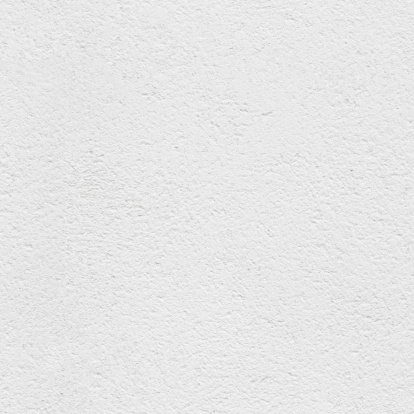
#> input picture Q3_no_crack.jpg, 414 x 414 px, found by its file name
$ jupyter execute --allow-errors 'Q3 - Crack Segmentation.ipynb'   (shell and % lines are left out)   (older library calls are emulated)
#> lines starting #> are read from the running program, lines starting #| are printed output that depends on the picture; after the words box and inside, x2 and y2 are one past the last pixel; in counts of white or black regions, pixels touching at a corner belong together
# Computer Vision Assignment 1 Q3 : Crack Detection

[cell 1]
import cv2
import numpy as np
from matplotlib import pyplot as plt
from matplotlib import style

[cell 2]
# function to filter small blob noises and detect crack

def segmentCrack (img,minSize,imgTitle,detectCrack=True):
    nlabels, labels, stats, centroids = cv2.connectedComponentsWithStats(img, None, None, None, 8, cv2.CV_32S)
    sizes = stats[1:, -1] #get CC_STAT_AREA component
    img2 = np.zeros((labels.shape), np.uint8)

    for i in range(0, nlabels - 1):
        if sizes[i] >= minSize :       #filter small dotted regions, only keep components bigger than minSize
            img2[labels == i + 1] = 255

    res = cv2.bitwise_not(img2)


    ret, labels = cv2.connectedComponents(res) # count the number of connected components

    # show message if crack is detected
    # have the choice of whether or not we want to show the message, default is show the message, else set detectCrack=False

    if (detectCrack==True):
        if (len(np.unique(labels))-1)>=1 : # one component is the background
            s = 'Crack detected'
            boxColor = 'red'
        else :
            s = "Good wall condition"
            boxColor = 'green'

        output= plt.imshow(res,cmap='gray'),plt.axis('off'),plt.text(50, 50, s,fontSize=15,color='yellow', bbox=dict(facecolor=boxColor,alpha=0.5)),plt.title(imgTitle)
    else :
        output=plt.imshow(res,cmap='gray'),plt.axis('off'),plt.title(imgTitle)

    return res # return the segmented image

## No Crack

[cell 3]
no_crack = cv2.imread('q3_no_crack.jpg')
#> no_crack is the input picture: shape (414, 414, 3); mean B, G, R 230.4, 230.4, 230.4

# reduce noise with median blur
no_crack_blur = cv2.medianBlur(no_crack,5)
# convert picture to grayscale
no_crack_gray = cv2.cvtColor(no_crack_blur,cv2.COLOR_BGR2GRAY)

plt.subplot(1,2,1)
plt.imshow(no_crack,cmap='gray'), plt.axis('off'),plt.title("No crack Original Image")
plt.subplot(1,2,2)
plt.imshow(no_crack_gray,cmap='gray'), plt.axis('off'),plt.title("No crack (Blurred and Grayscale)")
plt.subplots_adjust(right=2)
#> figure, not shown here; B, G, R data is drawn as R, G, B

We can see from the image that the no_crack image has some uneven illumination problem. It its darker on the left and right side of the image and lighter in the middle.

[cell 4]
# use adaptive threshold to convert the image to binary

no_crack_threshold = cv2.adaptiveThreshold(no_crack_gray,255,cv2.ADAPTIVE_THRESH_GAUSSIAN_C,cv2.THRESH_BINARY_INV,11,2)
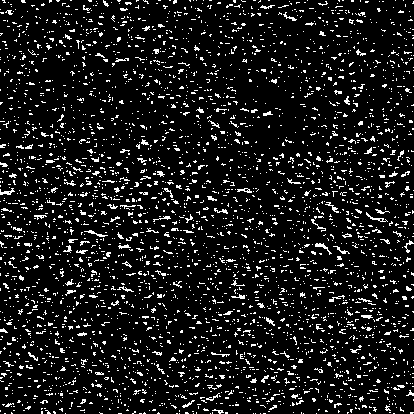
#> no_crack_threshold: shape (414, 414); 9.8% white in thin lines or dots
plt.imshow(no_crack_threshold,cmap='gray'),plt.axis('off'),plt.title("No crack (after adaptive thresholding)")

No lines shown, only small blobs of noise

#> (a cell that did not finish here is left out)

#> in segmentCrack, `nlabels, labels, stats, centroids = cv2.connectedComponentsWithStats(i..`: labels: shape (414, 414) int32; 3528 distinct labels, from 0 to 3527
#> in segmentCrack, `nlabels, labels, stats, centroids = cv2.connectedComponentsWithStats(i..`: nlabels = 3528; centroids = 3528 pairs, first value 0 to 413, second value 0 to 413
#> in segmentCrack, `sizes = stats[1:, -1]`: sizes = 3527 values, max 55 at index 1971, min 1 at index 6, mean 4.77
#> after the loop in segmentCrack, `for i in range(0, nlabels - 1):`: img2: shape (414, 414); every value is 0
#> in segmentCrack, `res = cv2.bitwise_not(img2)`: res: shape (414, 414); every value is 255
#> in segmentCrack, `ret, labels = cv2.connectedComponents(res)`: labels: shape (414, 414) int32; every value is 1
#> in segmentCrack, `ret, labels = cv2.connectedComponents(res)`: ret = 2

## Crack 1

[cell 6]
crack_1 = cv2.imread('q3_crack_1.jpg')

#> (the rest of this cell did not finish here and is left out)

#> (a cell that did not finish here is left out)

From the histogram, we can see that the minimum point of is somewhere around 60 to 130.
Choose 70 for thresholding.

#> (a cell that did not finish here is left out)

#> (a cell that did not finish here is left out)

We choose not to use OTSU as it does not provide the optimal value, the image is still noisy after threholding.

#> (a cell that did not finish here is left out)

The silhouette of the crack is there but it is not clear.

[cell 11]
# apply closing to fill in the lines

se= cv2.getStructuringElement(cv2.MORPH_RECT,(50,50))
#> (the rest of this cell did not finish here and is left out)

Crack is shown after closing but so does the noise.

[cell 12]
# apply opening to get rid of noise

kernel = cv2.getStructuringElement(cv2.MORPH_RECT,(10,10))
#> (the rest of this cell did not finish here and is left out)

#> (a cell that did not finish here is left out)

blobsize set to 0 because there are no more small dotted noise after opening operation

## Crack 2

[cell 14]
crack_2 = cv2.imread('q3_crack_2.jpg')
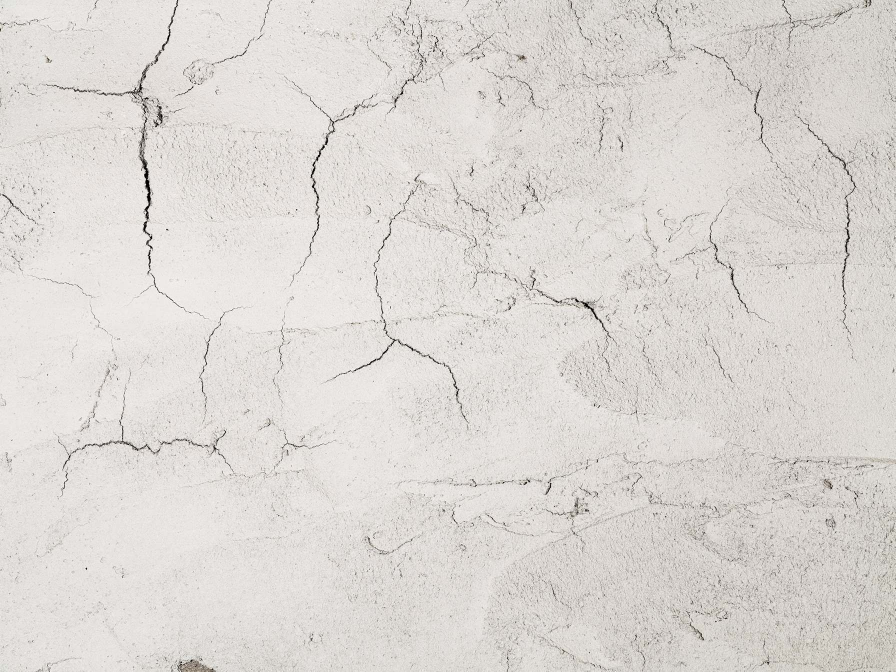
#> input picture Q3_crack_2.jpg, 1791 x 1343 px, found by its file name (shown at 1/2 size)
#> crack_2 is the input picture: shape (1343, 1791, 3); mean B, G, R 212.3, 216.1, 220.3

[cell 15]
# Apply bilateral filter with d = 15, if it's too big it's slow
# sigmaColor = sigmaSpace = 75.
# choose bilateral filter because crack 2 has thinner lines
crack_2_blur = cv2.bilateralFilter(crack_2,15,75,75)

# convert image to grayscale before thresholding the image
crack_2_gray = cv2.cvtColor(crack_2_blur,cv2.COLOR_BGR2GRAY)
plt.imshow(crack_2_gray,cmap='gray'),plt.axis('off'),plt.title("Crack 2 (After blurring and grayscale)")

Bilateral filter is chosen for crack 2 because the cracks are thinner, bilateral filter is better than median filter when perserving edges. If we apply median filter it will blur out the lines as well.

[cell 16]
# plot the histogram for the image
plt.subplot(1,2,1)
plt.imshow(crack_2,cmap='gray'),plt.axis('off'),plt.title("Crack 2 (Original Image)")
plt.subplot(1,2,2)
plt.hist(crack_2_gray.ravel(),256,[0,256],color = 'r')
plt.title('Crack 2 Histogram'), plt.xlim([0,256])
plt.subplots_adjust(right=2)
#> figure, not shown here; B, G, R data is drawn as R, G, B; panel 2: tallest bar 147152 high, from x = 224 to 225

As can seen from the original image and the histogram, the contrast of the image is not balanced. Perform contrast stretching to fix this.

[cell 17]
crack2_gray_equ = cv2.equalizeHist(crack_2_gray)
plt.subplot(1,2,1)
plt.imshow(crack2_gray_equ, cmap='gray'), plt.title('Crack 2 after contrast stretching'), plt.xticks([]), plt.yticks([])
plt.subplot(1,2,2)
plt.hist(crack2_gray_equ.ravel(),256,[0,256],color = 'r')
plt.title('Crack 2 histogram after histogram equalization'), plt.xlim([0,256])
plt.subplots_adjust(right=2)
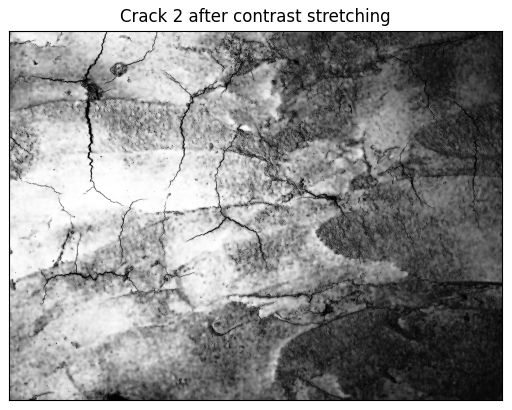
#> figure drawn by matplotlib, 2 panels; panel 2: tallest bar 147152 high, from x = 175 to 176

[cell 18]
# threshold the image
ret,cracK_2_threshold = cv2.threshold(crack2_gray_equ,5,255,cv2.THRESH_BINARY)
#> cracK_2_threshold: shape (1343, 1791); 97.9% white; black in thin lines or dots
plt.imshow(cracK_2_threshold,cmap='gray'),plt.axis('off'),plt.title("Crack 2 after thresholding")

[cell 19]
# perform opening to reduce noise

kernel = cv2.getStructuringElement(cv2.MORPH_CROSS,(10,10))
crack_2_opening = cv2.morphologyEx(cracK_2_threshold, cv2.MORPH_OPEN, kernel)
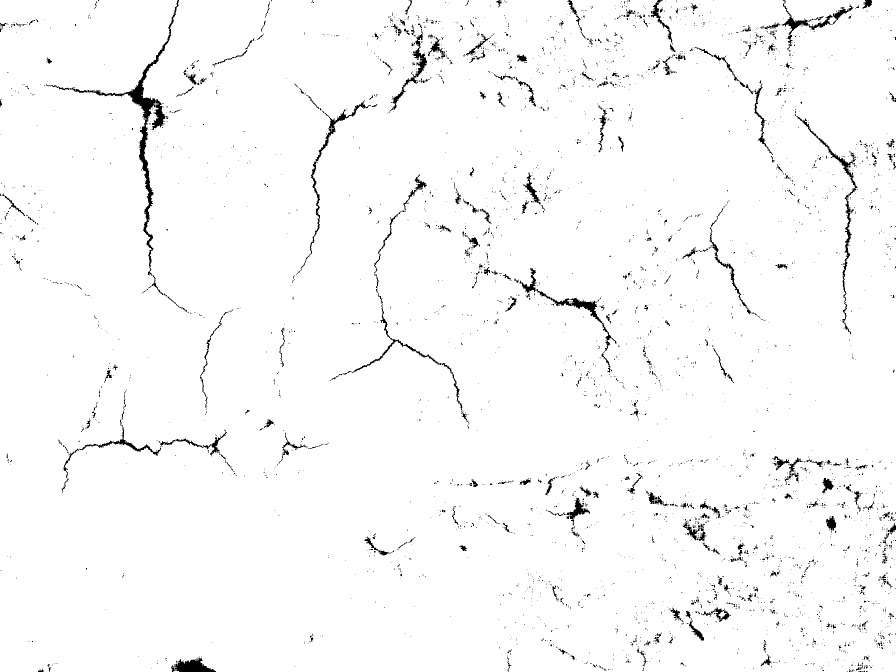
#> crack_2_opening: shape (1343, 1791) (shown at 1/2 size); 97.7% white; 3810 black regions (3508 under 20 px), largest, box (x1, y1, x2, y2) and area: (92, 0, 358, 591) 6317, (1593, 232, 1715, 669) 2197, (1039, 536, 1233, 706) 2146

plt.imshow(crack_2_opening,cmap='gray'), plt.axis('off'),plt.title('Crack 2 (After Opening)')

Perform opening to reduce the noise, still has small dotted noise. Can't use a bigger kernel without risking removing the thin lines

[cell 20]
# further noise reduction by removing the small blobs

crack_2_first= segmentCrack(crack_2_opening,1000,"Crack 2 (Noise Reduction - 1st try)",False)
#> in segmentCrack (call 2), `nlabels, labels, stats, centroids = cv2.connectedComponentsWithStats(i..`: labels: shape (1343, 1791) int32; 5 distinct labels, from 0 to 4
#> in segmentCrack (call 2), `ret, labels = cv2.connectedComponents(res)`: labels: shape (1343, 1791) int32; 3811 distinct labels, from 0 to 3810

[cell 21]
# Apply dilation

kernel = np.ones((5,5),np.uint8)
crack_2_dilation = cv2.dilate(crack_2_first, kernel, iterations = 2)
#> crack_2_dilation: shape (1343, 1791); 15.3% white; 748 white regions, largest, box (x1, y1, x2, y2) and area: (77, 0, 413, 640) 18617, (1540, 908, 1791, 1139) 14744, (939, 483, 1257, 783) 12436
plt.imshow(crack_2_dilation,cmap='gray'), plt.axis('off')

Further noise reduction is need, but because the crack lines are thin in nature, we first apply dilation so that the lines won't be mistaken for small blobs of noise.

#> (a cell that did not finish here is left out)

#> call 3 of segmentCrack, with minSize = 3000, imgTitle = 'Crack 2 (Noise Reduction - 2nd Try)', detectCrack = True
#> in segmentCrack (call 3), `nlabels, labels, stats, centroids = cv2.connectedComponentsWithStats(i..`:
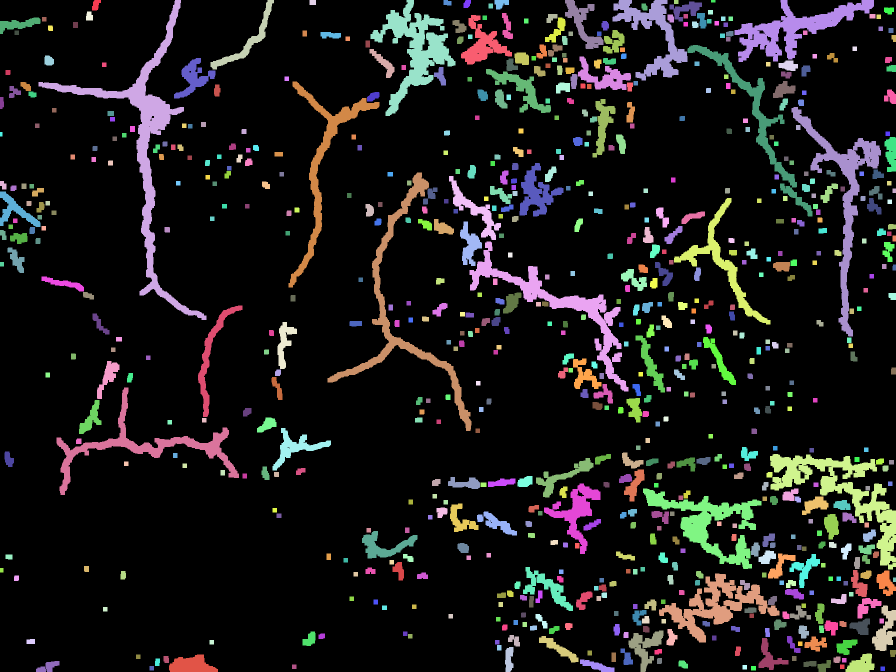
#> labels: shape (1343, 1791) int32 (shown at 1/2 size); 749 distinct labels, from 0 to 748; one colour per label, 0 black
#> in segmentCrack (call 3), `nlabels, labels, stats, centroids = cv2.connectedComponentsWithStats(i..`: nlabels = 749; stats = 749 rows, first 6: [0, 0, 1791, 1343, 2036682], [184, 0, 18, 21, 270], [77, 0, 336, 640, 18617], [421, 0, 127, 139, 2527], [619, 0, 13, 10, 130], [741, 0, 170, 232, 12188]; centroids = 749 pairs, first value 2 to 1788, second value 2 to 1337
#> in segmentCrack (call 3), `sizes = stats[1:, -1]`: sizes = 748 values, max 18617 at index 1, min 45 at index 11, mean 492.8
#> in segmentCrack (call 3), `ret, labels = cv2.connectedComponents(res)`:
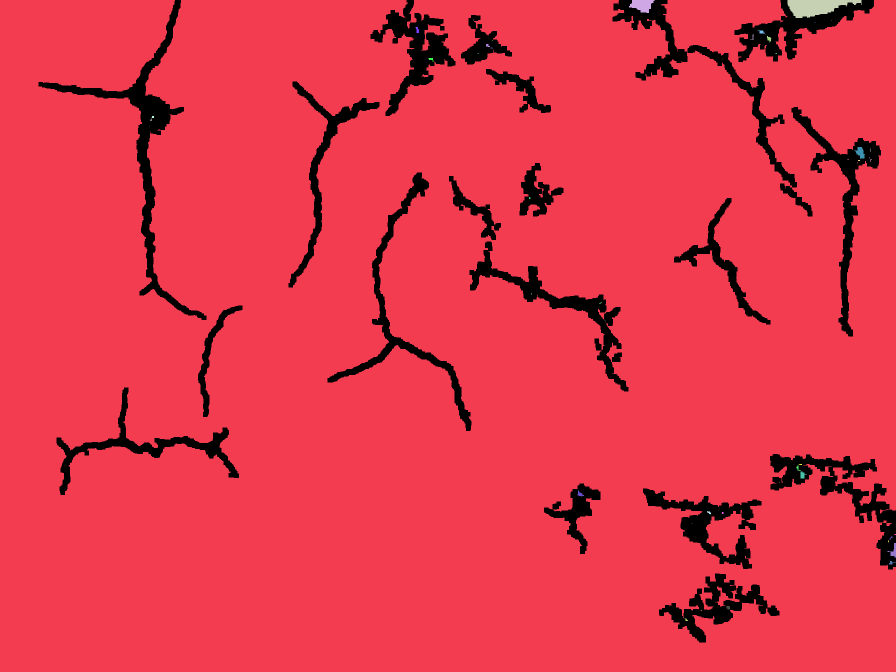
#> labels: shape (1343, 1791) int32 (shown at 1/2 size); 49 distinct labels, from 0 to 48; one colour per label, 0 black
#> in segmentCrack (call 3), `ret, labels = cv2.connectedComponents(res)`: ret = 49

## Crack 3

[cell 23]
crack_3 = cv2.imread('q3_crack_3.jpg')
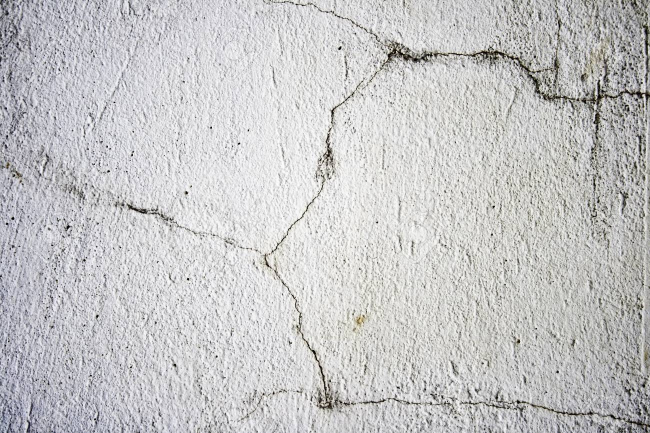
#> input picture Q3_crack_3.jpg, 1300 x 866 px, found by its file name (shown at 1/2 size)
#> crack_3 is the input picture: shape (866, 1300, 3); mean B, G, R 198.5, 197.8, 198.2

# Convert image to grayscale
crack_3_gray =  cv2.cvtColor(crack_3,cv2.COLOR_BGR2GRAY)

# Apply bilateral filter for noise removal while perserving edges
crack_3_blur = cv2.bilateralFilter(crack_3_gray,21,70,70)

plt.subplot(1,2,1)
plt.imshow(crack_3, cmap='gray'), plt.axis('off'),plt.title("Crack 3 Original Image")
plt.subplot(1,2,2)
plt.imshow(crack_3_blur, cmap='gray'), plt.axis('off'),plt.title("Crack 3 (After blurring and grayscale )")
plt.subplots_adjust(right=2)
#> figure, not shown here; B, G, R data is drawn as R, G, B

The rough texture of the wall is smoothen significantly while the lines are still clearly visible.

[cell 24]
# Apply canny edge to detect the line

crack_3_edge = cv2.Canny(crack_3_blur,100,400)
#> crack_3_edge: shape (866, 1300); 1.3% white in thin lines or dots
plt.imshow(crack_3_edge, cmap='gray'), plt.axis('off'),plt.title('Crack 3 (After canny edge detector)')

[cell 25]
# Apply dilation to fill in the lines

kernel = np.ones((5,5),np.uint8)
crack_3_dilation = cv2.dilate(crack_3_edge, kernel, iterations = 2)
#> crack_3_dilation: shape (866, 1300); 7.9% white; 94 white regions, largest, box (x1, y1, x2, y2) and area: (564, 0, 1300, 324) 32759, (672, 773, 1300, 866) 13540, (522, 337, 670, 829) 10070
plt.imshow(crack_3_dilation,cmap='gray'), plt.axis('off')

Noise increase with dilation, call segmentCrack to remove them

#> (a cell that did not finish here is left out)

#> call 4 of segmentCrack, with minSize = 1000, imgTitle = 'Crack 3 Output', detectCrack = True
#> in segmentCrack (call 4), `nlabels, labels, stats, centroids = cv2.connectedComponentsWithStats(i..`:
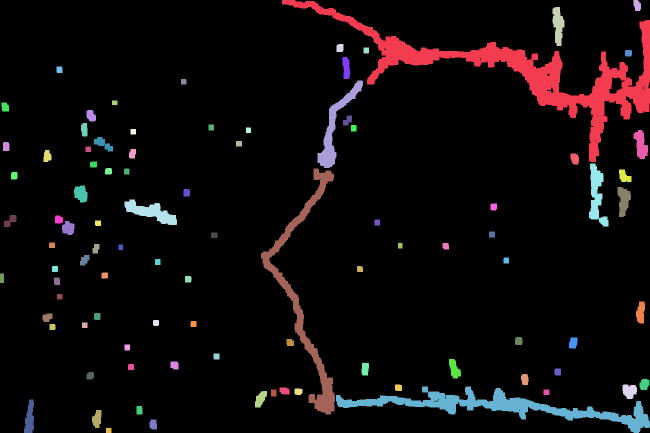
#> labels: shape (866, 1300) int32 (shown at 1/2 size); 95 distinct labels, from 0 to 94; one colour per label, 0 black
#> in segmentCrack (call 4), `nlabels, labels, stats, centroids = cv2.connectedComponentsWithStats(i..`: nlabels = 95; stats = 95 rows, first 6: [0, 0, 1300, 866, 1037257], [564, 0, 736, 324, 32759], [1267, 0, 15, 22, 271], [1105, 14, 24, 78, 1254], [673, 88, 14, 16, 213], [727, 95, 11, 12, 130]; centroids = 95 pairs, first value 3.5 to 1288.4, second value 10.53 to 860.5
#> in segmentCrack (call 4), `sizes = stats[1:, -1]`: sizes = 94 values, max 32759 at index 0, min 99 at index 10, mean 941.9
#> in segmentCrack (call 4), `res = cv2.bitwise_not(img2)`:
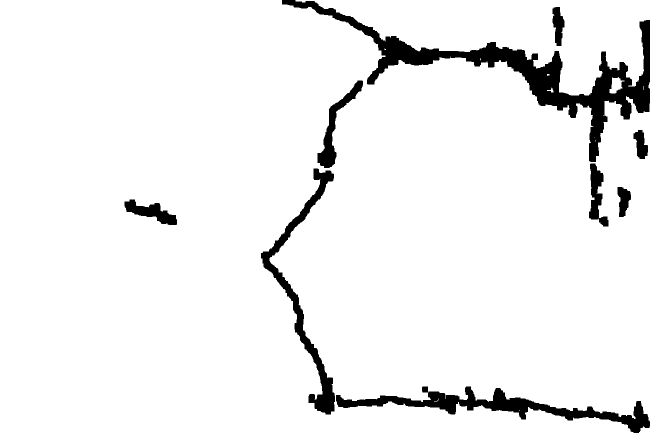
#> res: shape (866, 1300) (shown at 1/2 size); 94% white; 9 black regions, largest, box (x1, y1, x2, y2) and area: (564, 0, 1300, 324) 32759, (672, 773, 1300, 866) 13540, (522, 337, 670, 829) 10070
#> in segmentCrack (call 4), `ret, labels = cv2.connectedComponents(res)`:
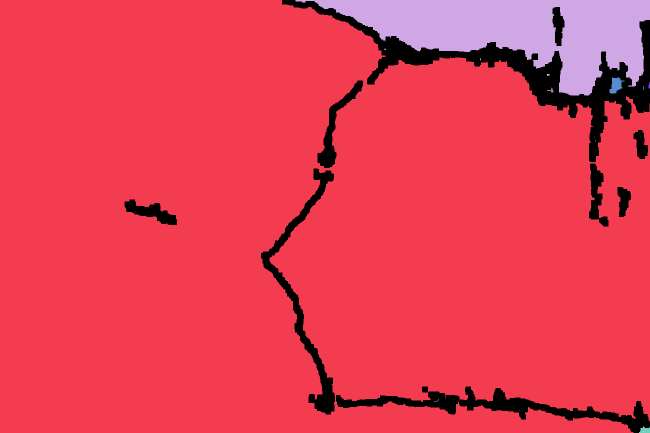
#> labels: shape (866, 1300) int32 (shown at 1/2 size); 16 distinct labels, from 0 to 15; one colour per label, 0 black
#> in segmentCrack (call 4), `ret, labels = cv2.connectedComponents(res)`: ret = 16

## Results / Output

[cell 27]
plt.subplot(2,2,1)
#> (the rest of this cell did not finish here and is left out)

[cell 28]
plt.subplot(2,2,1)
#> (the rest of this cell did not finish here and is left out)
